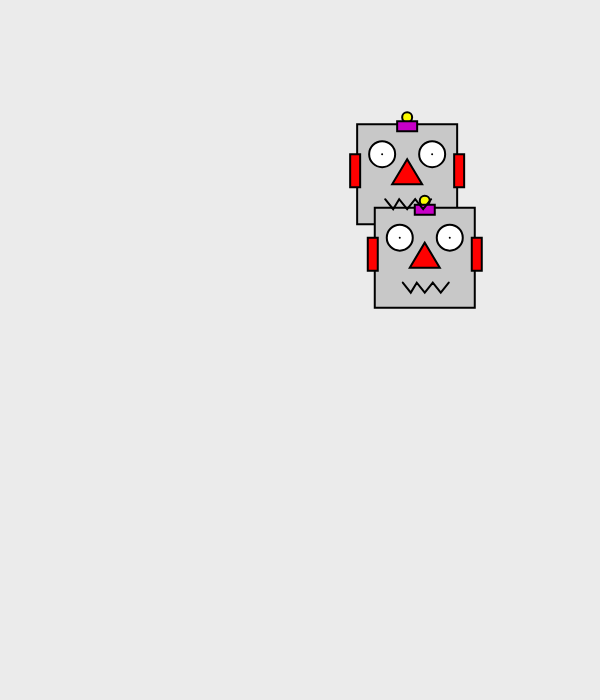
Frame 1 (no input)
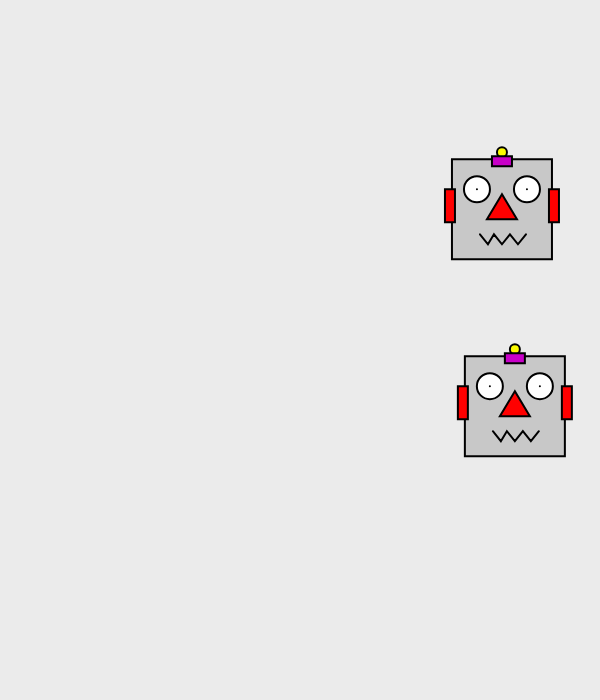
Frame 60 (no input)
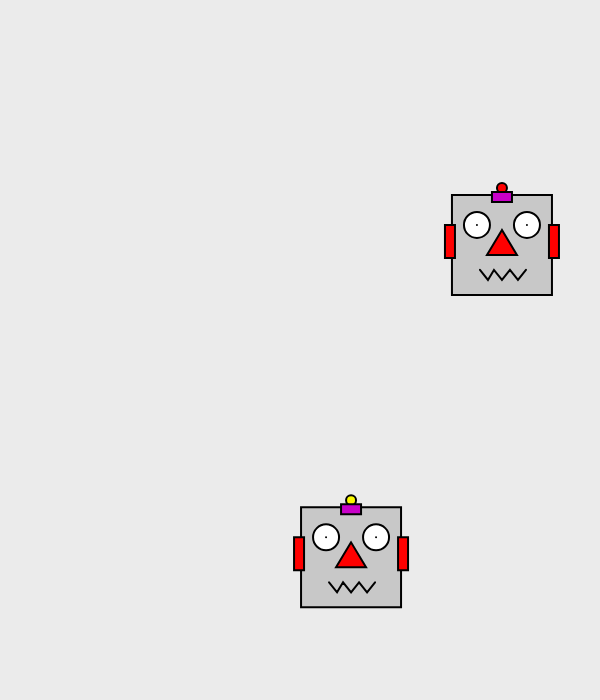
Frame 120 (the mouse pressed at the canvas centre since frame 60)

The p5.js sketch that drew these frames (run headless with seeded random() and noise() and a simulated clock; from frame 60 on, the mouse is pressed at the canvas centre):

// p5.js sketch
// ── sketch.js
/*
Hack it: Conditionals

Make the robot heads bounce of the sides of the canvas.

You'll need to write several if statements to test if the robots have reached
the edge of the screen.

HINT:
You can easy switch the direction of the robot by mulitplying the current speed
by -1 I.E.

robotSpeed_x *= -1;

Extensions and alternatives
1. Customise the robots and add additional animations, such as flashing antenna
or mouths

2. Instead of bouncing of the edge of the screen make the robots wrap around to the
other corner

3. Make the robots bouce off one another as well. (this is quite tricky so don't
get into it unless you are feeling confident and have the time!)

*/

var robot1_x;
var robot1_y;
var robot1Speed_x;
var robot1Speed_y;

var robot2_x;
var robot2_y;
var robot2Speed_x;
var robot2Speed_y;

var antenna1

function setup()
{
	//create a canvas for the robot
	createCanvas(600, 700);

	robot1_x = random(0, width - 100);
	robot1_y = random(0, height - 100);

	robot2_x = random(0, width - 100);
	robot2_y = random(0, height - 100);

	robot1Speed_x = random(0, 2);
	robot1Speed_y = random(0, 2);

	robot2Speed_x = random(2, 5);
	robot2Speed_y = random(2, 5);

	antenna1=true

}

function draw()
{
	background(235);
	strokeWeight(2);

	//robot heads
	fill(200);
	rect(robot1_x, robot1_y, 100, 100);
	rect(robot2_x, robot2_y, 100, 100);


	//ears
	fill(255, 0, 0);

	//robot 1
	rect(robot1_x - 7, robot1_y + 30, 10, 33);
	rect(robot1_x + 97, robot1_y + 30, 10, 33);

	//robot 2
	rect(robot2_x - 7, robot2_y + 30, 10, 33);
	rect(robot2_x + 97, robot2_y + 30, 10, 33);


	//robots' antennas
	
	if (antenna1) { fill(250, 250, 0); } else {
		fill(255,0,0)
	}
	 if (frameCount/100==parseInt(frameCount/100)) { antenna1=!antenna1}
	
	ellipse(robot1_x + 50, robot1_y - 7, 10, 10);


	fill(250, 250, 0);
	ellipse(robot2_x + 50, robot2_y - 7, 10, 10);

	fill(200, 0, 200);
	rect(robot1_x + 40, robot1_y - 3, 20, 10);
	rect(robot2_x + 40, robot2_y - 3, 20, 10);

	//robot 1's eyes
	fill(255);
	ellipse(robot1_x + 25, robot1_y + 30, 26, 26);
	point(robot1_x + 25, robot1_y + 30);
	ellipse(robot1_x + 75, robot1_y + 30, 26, 26);
	point(robot1_x + 75, robot1_y + 30);

	//robot 2's eyes
	ellipse(robot2_x + 25, robot2_y + 30, 26, 26);
	point(robot2_x + 25, robot2_y + 30);
	ellipse(robot2_x + 75, robot2_y + 30, 26, 26);
	point(robot2_x + 75, robot2_y + 30);


	//robots' noses
	fill(255, 0, 0);
	triangle(robot1_x + 50, robot1_y + 35, robot1_x + 35, robot1_y + 60, robot1_x + 65, robot1_y + 60);
	triangle(robot2_x + 50, robot2_y + 35, robot2_x + 35, robot2_y + 60, robot2_x + 65, robot2_y + 60);

	//robot 1 mouth
	noFill();
	beginShape();
	vertex(robot1_x + 28, robot1_y + 75);
	vertex(robot1_x + 36, robot1_y + 85);
	vertex(robot1_x + 42, robot1_y + 75);
	vertex(robot1_x + 50, robot1_y + 85);
	vertex(robot1_x + 58, robot1_y + 75);
	vertex(robot1_x + 66, robot1_y + 85);
	vertex(robot1_x + 74, robot1_y + 75);
	endShape();

	//robot 2 mouth
	beginShape();
	vertex(robot2_x + 28, robot2_y + 75);
	vertex(robot2_x + 36, robot2_y + 85);
	vertex(robot2_x + 42, robot2_y + 75);
	vertex(robot2_x + 50, robot2_y + 85);
	vertex(robot2_x + 58, robot2_y + 75);
	vertex(robot2_x + 66, robot2_y + 85);
	vertex(robot2_x + 74, robot2_y + 75);
	endShape();

	//update the robots location
	robot1_x += robot1Speed_x;
	robot1_y += robot1Speed_y;
	robot2_x += robot2Speed_x;
	robot2_y += robot2Speed_y;

	//place your if statements here
	// if (robot1_x + 100 >= 600 || robot1_y >= 700) {
	// 	robot1Speed_x *= -1; robot1Speed_y *= -1
	// } else if (robot1_x - 100 <= 0 || robot1_y <= 0) {
	// 	robot1Speed_x *= -1; robot1Speed_y *= -1
	// }
	if (robot1_x + 100 >= 600) {
		robot1Speed_x *= -1
	}
	else if (robot1_y >= 700) {
		robot1Speed_y *= -1
	}
	else if (robot1_x + 100 <= 0) {
		robot1Speed_x *= -1
	}
	else if (robot1_y <= 0) {
		robot1Speed_y *= -1
	}

	if (robot2_x + 100 >= 600) {
		robot2Speed_x *= -1
	}
	else if (robot2_y >= 700) {
		robot2Speed_y *= -1
	}
	else if (robot2_x + 100 <= 0) {
		robot2Speed_x *= -1
	}
	else if (robot2_y <= 0) {
		robot2Speed_y *= -1
	}
}

// function keyPressed() {
// 	antenna1 = !antenna1
// 	console.log(antenna1)
// }
